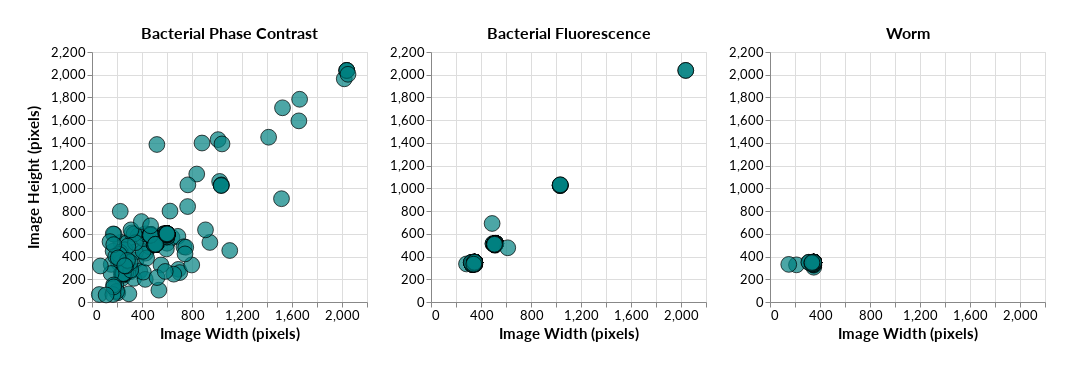

Notebook source saved alongside this figure:
### Code cell
chart = (
    alt.hconcat(
        chart_phase,
        chart_fluor,
        chart_worm, 
        padding = {"left": 25, "right": 25, "bottom": 25, "top": 25}
    )
    .configure_title(
        anchor = alt.TitleAnchor("middle"),
        fontSize = 16,
        font = "Lato",
        #fontWeight = 600
    ).configure_axis(
        labelFontSize = 13,
        labelFont = "Lato",
        titleFont = "Lato",
        #titleFontWeight = 600,
        titleFontSize = 16
    )
)

chart

### Figure 1 — Vega-Lite specification as saved in the notebook (floating-point values rounded to 4 significant figures; data arrays with more than 128 entries replaced by an {"elided": "..."} marker saying what was removed)
{"config": {"view": {"continuousWidth": 400, "continuousHeight": 300}, "axis": {"labelFont": "Lato", "labelFontSize": 13, "titleFont": "Lato", "titleFontSize": 16}, "title": {"anchor": "middle", "font": "Lato", "fontSize": 16}}, "hconcat": [{"data": {"name": "data-b099662a16c8a35fefa5f72186d1bb32"}, "mark": {"type": "circle", "color": "teal", "size": 250, "stroke": "black", "strokeWidth": 1.0}, "encoding": {"x": {"axis": {"titleFontSize": 15}, "field": "x", "scale": {"domain": [0, 2200]}, "title": "Image Width (pixels)", "type": "quantitative"}, "y": {"axis": {"titleFontSize": 15, "titlePadding": 9}, "field": "y", "scale": {"domain": [0, 2200]}, "title": "Image Height (pixels)", "type": "quantitative"}}, "height": 250, "title": "Bacterial Phase Contrast", "width": 275}, {"data": {"name": "data-5dc1d3998e0db8ba506c0db6d3f046bd"}, "mark": {"type": "circle", "color": "teal", "size": 250, "stroke": "black", "strokeWidth": 1.0}, "encoding": {"x": {"axis": {"titleFontSize": 15}, "field": "x", "scale": {"domain": [0, 2200]}, "title": "Image Width (pixels)", "type": "quantitative"}, "y": {"axis": {"titleFontSize": 15, "titlePadding": 9}, "field": "y", "scale": {"domain": [0, 2200]}, "title": null, "type": "quantitative"}}, "height": 250, "title": "Bacterial Fluorescence", "width": 275}, {"data": {"name": "data-8827ae60b10bb77166b60a1d13f6ea33"}, "mark": {"type": "circle", "color": "teal", "size": 250, "stroke": "black", "strokeWidth": 1.0}, "encoding": {"x": {"axis": {"titleFontSize": 15}, "field": "x", "scale": {"domain": [0, 2200]}, "title": "Image Width (pixels)", "type": "quantitative"}, "y": {"axis": {"titleFontSize": 15, "titlePadding": 9}, "field": "y", "scale": {"domain": [0, 2200]}, "title": null, "type": "quantitative"}}, "height": 250, "title": "Worm", "width": 275}], "padding": {"left": 25, "right": 25, "bottom": 25, "top": 25}, "$schema": "https://vega.github.io/schema/vega-lite/v5.2.0.json", "datasets": {"data-b099662a16c8a35fefa5f72186d1bb32": {"elided": "397 records"}, "data-5dc1d3998e0db8ba506c0db6d3f046bd": {"elided": "218 records"}, "data-8827ae60b10bb77166b60a1d13f6ea33": [{"y": 348, "x": 347}, {"y": 350, "x": 350}, {"y": 350, "x": 349}, {"y": 350, "x": 350}, {"y": 343, "x": 349}, {"y": 341, "x": 336}, {"y": 350, "x": 350}, {"y": 345, "x": 350}, {"y": 344, "x": 346}, {"y": 323, "x": 350}, {"y": 348, "x": 350}, {"y": 350, "x": 350}, {"y": 342, "x": 348}, {"y": 348, "x": 350}, {"y": 339, "x": 346}, {"y": 337, "x": 339}, {"y": 350, "x": 348}, {"y": 324, "x": 350}, {"y": 345, "x": 345}, {"y": 350, "x": 332}, {"y": 348, "x": 349}, {"y": 347, "x": 338}, {"y": 349, "x": 350}, {"y": 349, "x": 350}, {"y": 349, "x": 349}, {"y": 350, "x": 350}, {"y": 350, "x": 345}, {"y": 350, "x": 350}, {"y": 348, "x": 350}, {"y": 306, "x": 350}, {"y": 349, "x": 349}, {"y": 349, "x": 344}, {"y": 350, "x": 350}, {"y": 350, "x": 349}, {"y": 350, "x": 349}, {"y": 350, "x": 350}, {"y": 350, "x": 345}, {"y": 350, "x": 346}, {"y": 343, "x": 349}, {"y": 335, "x": 350}, {"y": 350, "x": 350}, {"y": 346, "x": 350}, {"y": 347, "x": 348}, {"y": 349, "x": 347}, {"y": 345, "x": 350}, {"y": 350, "x": 350}, {"y": 347, "x": 339}, {"y": 350, "x": 349}, {"y": 349, "x": 350}, {"y": 349, "x": 349}, {"y": 350, "x": 348}, {"y": 350, "x": 345}, {"y": 345, "x": 350}, {"y": 350, "x": 349}, {"y": 335, "x": 343}, {"y": 350, "x": 310}, {"y": 332, "x": 344}, {"y": 350, "x": 344}, {"y": 350, "x": 349}, {"y": 350, "x": 350}, {"y": 331, "x": 350}, {"y": 350, "x": 347}, {"y": 350, "x": 349}, {"y": 349, "x": 350}, {"y": 349, "x": 350}, {"y": 350, "x": 350}, {"y": 335, "x": 346}, {"y": 350, "x": 350}, {"y": 346, "x": 349}, {"y": 350, "x": 350}, {"y": 350, "x": 348}, {"y": 336, "x": 348}, {"y": 348, "x": 347}, {"y": 348, "x": 350}, {"y": 350, "x": 347}, {"y": 347, "x": 343}, {"y": 336, "x": 349}, {"y": 346, "x": 345}, {"y": 333, "x": 342}, {"y": 327, "x": 212}, {"y": 349, "x": 350}, {"y": 350, "x": 349}, {"y": 350, "x": 349}, {"y": 350, "x": 350}, {"y": 349, "x": 349}, {"y": 350, "x": 350}, {"y": 349, "x": 350}, {"y": 348, "x": 350}, {"y": 350, "x": 350}, {"y": 350, "x": 349}, {"y": 350, "x": 350}, {"y": 350, "x": 349}, {"y": 350, "x": 349}, {"y": 345, "x": 345}, {"y": 349, "x": 350}, {"y": 335, "x": 349}, {"y": 350, "x": 349}, {"y": 350, "x": 349}, {"y": 349, "x": 347}, {"y": 350, "x": 350}, {"y": 350, "x": 345}, {"y": 350, "x": 350}, {"y": 350, "x": 349}, {"y": 350, "x": 343}, {"y": 345, "x": 350}, {"y": 350, "x": 346}, {"y": 350, "x": 349}, {"y": 348, "x": 350}, {"y": 349, "x": 312}, {"y": 337, "x": 350}, {"y": 350, "x": 350}, {"y": 347, "x": 350}, {"y": 328, "x": 348}, {"y": 337, "x": 349}, {"y": 335, "x": 341}, {"y": 350, "x": 350}, {"y": 350, "x": 349}, {"y": 340, "x": 335}, {"y": 331, "x": 150}, {"y": 348, "x": 336}]}}
